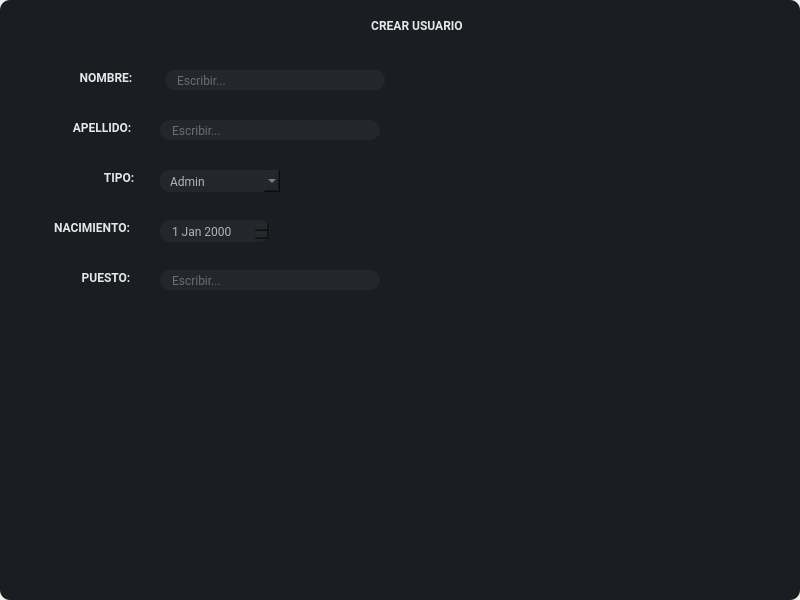
<?xml version="1.0" encoding="UTF-8"?>
<ui version="4.0">
 <class>MainWindow</class>
 <widget class="QMainWindow" name="MainWindow">
  <property name="geometry">
   <rect>
    <x>0</x>
    <y>0</y>
    <width>800</width>
    <height>600</height>
   </rect>
  </property>
  <property name="windowTitle">
   <string>MainWindow</string>
  </property>
  <widget class="QWidget" name="centralwidget">
   <layout class="QVBoxLayout" name="verticalLayout">
    <property name="spacing">
     <number>0</number>
    </property>
    <property name="leftMargin">
     <number>0</number>
    </property>
    <property name="topMargin">
     <number>0</number>
    </property>
    <property name="rightMargin">
     <number>0</number>
    </property>
    <property name="bottomMargin">
     <number>0</number>
    </property>
    <item>
     <widget class="QFrame" name="frame">
      <property name="styleSheet">
       <string notr="true">
background-color: #1a1e23;
border-radius: 10px;
padding:0 10px;
color: #b3b3b3;
font-family:Roboto;


</string>
      </property>
      <property name="frameShape">
       <enum>QFrame::StyledPanel</enum>
      </property>
      <property name="frameShadow">
       <enum>QFrame::Raised</enum>
      </property>
      <widget class="QLabel" name="label_titulo">
       <property name="geometry">
        <rect>
         <x>330</x>
         <y>10</y>
         <width>171</width>
         <height>31</height>
        </rect>
       </property>
       <property name="styleSheet">
        <string notr="true">color: rgb(230, 230, 230);
font: 15pt &quot;Roboto&quot;;</string>
       </property>
       <property name="text">
        <string>&lt;html&gt;&lt;head/&gt;&lt;body&gt;&lt;p align=&quot;center&quot;&gt;&lt;span style=&quot; font-weight:600;&quot;&gt;CREAR USUARIO&lt;/span&gt;&lt;/p&gt;&lt;/body&gt;&lt;/html&gt;</string>
       </property>
      </widget>
      <widget class="QLabel" name="label_nombre">
       <property name="geometry">
        <rect>
         <x>36</x>
         <y>70</y>
         <width>140</width>
         <height>20</height>
        </rect>
       </property>
       <property name="styleSheet">
        <string notr="true">color: rgb(230, 230, 230);
font: 15pt &quot;Roboto&quot;;</string>
       </property>
       <property name="lineWidth">
        <number>1</number>
       </property>
       <property name="text">
        <string>&lt;html&gt;&lt;head/&gt;&lt;body&gt;&lt;p align=&quot;center&quot;&gt;&lt;span style=&quot; font-weight:600;&quot;&gt;NOMBRE:&lt;/span&gt;&lt;/p&gt;&lt;/body&gt;&lt;/html&gt;</string>
       </property>
       <property name="alignment">
        <set>Qt::AlignHCenter|Qt::AlignTop</set>
       </property>
       <property name="margin">
        <number>0</number>
       </property>
       <property name="indent">
        <number>0</number>
       </property>
      </widget>
      <widget class="QLabel" name="label_apellido">
       <property name="geometry">
        <rect>
         <x>20</x>
         <y>120</y>
         <width>164</width>
         <height>20</height>
        </rect>
       </property>
       <property name="styleSheet">
        <string notr="true">color: rgb(230, 230, 230);
font: 15pt &quot;Roboto&quot;;</string>
       </property>
       <property name="lineWidth">
        <number>1</number>
       </property>
       <property name="text">
        <string>&lt;html&gt;&lt;head/&gt;&lt;body&gt;&lt;p align=&quot;center&quot;&gt;&lt;span style=&quot; font-weight:600;&quot;&gt;APELLIDO:&lt;/span&gt;&lt;/p&gt;&lt;/body&gt;&lt;/html&gt;</string>
       </property>
       <property name="alignment">
        <set>Qt::AlignHCenter|Qt::AlignTop</set>
       </property>
       <property name="margin">
        <number>0</number>
       </property>
       <property name="indent">
        <number>0</number>
       </property>
      </widget>
      <widget class="QLabel" name="label_tipo">
       <property name="geometry">
        <rect>
         <x>49</x>
         <y>170</y>
         <width>140</width>
         <height>20</height>
        </rect>
       </property>
       <property name="styleSheet">
        <string notr="true">color: rgb(230, 230, 230);
font: 15pt &quot;Roboto&quot;;</string>
       </property>
       <property name="lineWidth">
        <number>1</number>
       </property>
       <property name="text">
        <string>&lt;html&gt;&lt;head/&gt;&lt;body&gt;&lt;p align=&quot;center&quot;&gt;&lt;span style=&quot; font-weight:600;&quot;&gt;TIPO:&lt;/span&gt;&lt;/p&gt;&lt;/body&gt;&lt;/html&gt;</string>
       </property>
       <property name="alignment">
        <set>Qt::AlignHCenter|Qt::AlignTop</set>
       </property>
       <property name="margin">
        <number>0</number>
       </property>
       <property name="indent">
        <number>0</number>
       </property>
      </widget>
      <widget class="QLabel" name="label_nacimiento">
       <property name="geometry">
        <rect>
         <x>27</x>
         <y>220</y>
         <width>130</width>
         <height>20</height>
        </rect>
       </property>
       <property name="styleSheet">
        <string notr="true">color: rgb(230, 230, 230);
font: 15pt &quot;Roboto&quot;;</string>
       </property>
       <property name="lineWidth">
        <number>1</number>
       </property>
       <property name="text">
        <string>&lt;html&gt;&lt;head/&gt;&lt;body&gt;&lt;p align=&quot;center&quot;&gt;&lt;span style=&quot; font-weight:600;&quot;&gt;NACIMIENTO:&lt;/span&gt;&lt;/p&gt;&lt;/body&gt;&lt;/html&gt;</string>
       </property>
       <property name="alignment">
        <set>Qt::AlignHCenter|Qt::AlignTop</set>
       </property>
       <property name="margin">
        <number>0</number>
       </property>
       <property name="indent">
        <number>0</number>
       </property>
      </widget>
      <widget class="QLabel" name="label_nacimiento_2">
       <property name="geometry">
        <rect>
         <x>41</x>
         <y>270</y>
         <width>130</width>
         <height>20</height>
        </rect>
       </property>
       <property name="styleSheet">
        <string notr="true">color: rgb(230, 230, 230);
font: 15pt &quot;Roboto&quot;;</string>
       </property>
       <property name="lineWidth">
        <number>1</number>
       </property>
       <property name="text">
        <string>&lt;html&gt;&lt;head/&gt;&lt;body&gt;&lt;p align=&quot;center&quot;&gt;&lt;span style=&quot; font-weight:600;&quot;&gt;PUESTO:&lt;/span&gt;&lt;/p&gt;&lt;/body&gt;&lt;/html&gt;</string>
       </property>
       <property name="alignment">
        <set>Qt::AlignHCenter|Qt::AlignTop</set>
       </property>
       <property name="margin">
        <number>0</number>
       </property>
       <property name="indent">
        <number>0</number>
       </property>
      </widget>
      <widget class="QLineEdit" name="lineEdit_nombre">
       <property name="geometry">
        <rect>
         <x>165</x>
         <y>70</y>
         <width>220</width>
         <height>20</height>
        </rect>
       </property>
       <property name="styleSheet">
        <string notr="true">QLineEdit{
background-color: #23262b;
border-radius: 10px;
padding:0 10px;
color: #b3b3b3;
font-family:Roboto;

}


QLineEdit:focus{
border: 1px solid rgb(75, 75, 75);
}</string>
       </property>
       <property name="text">
        <string/>
       </property>
       <property name="cursorPosition">
        <number>0</number>
       </property>
       <property name="placeholderText">
        <string>Escribir...</string>
       </property>
      </widget>
      <widget class="QLineEdit" name="lineEdit_apellido">
       <property name="geometry">
        <rect>
         <x>160</x>
         <y>120</y>
         <width>220</width>
         <height>20</height>
        </rect>
       </property>
       <property name="layoutDirection">
        <enum>Qt::RightToLeft</enum>
       </property>
       <property name="styleSheet">
        <string notr="true">QLineEdit{
background-color: #23262b;
border-radius: 10px;
padding:0 10px;
color: #b3b3b3;
font-family:Roboto;

}


QLineEdit:focus{
border: 1px solid rgb(75, 75, 75);
}</string>
       </property>
       <property name="text">
        <string/>
       </property>
       <property name="cursorPosition">
        <number>0</number>
       </property>
       <property name="placeholderText">
        <string>Escribir...</string>
       </property>
      </widget>
      <widget class="QComboBox" name="comboBox_tipo">
       <property name="geometry">
        <rect>
         <x>160</x>
         <y>170</y>
         <width>120</width>
         <height>22</height>
        </rect>
       </property>
       <property name="styleSheet">
        <string notr="true">background-color: #23262b;
border-radius: 10px;
padding:0 10px;
color: #b3b3b3;
font-family:Roboto;
</string>
       </property>
       <item>
        <property name="text">
         <string>Admin</string>
        </property>
       </item>
       <item>
        <property name="text">
         <string>User</string>
        </property>
       </item>
      </widget>
      <widget class="QDateEdit" name="dateEdit">
       <property name="geometry">
        <rect>
         <x>160</x>
         <y>220</y>
         <width>110</width>
         <height>22</height>
        </rect>
       </property>
       <property name="styleSheet">
        <string notr="true">background-color: #23262b;
border-radius: 10px;
padding:0 10px;
color: #b3b3b3;
font-family:Roboto;
</string>
       </property>
      </widget>
      <widget class="QLineEdit" name="lineEdit_apellido_2">
       <property name="geometry">
        <rect>
         <x>160</x>
         <y>270</y>
         <width>220</width>
         <height>20</height>
        </rect>
       </property>
       <property name="styleSheet">
        <string notr="true">QLineEdit{
background-color: #23262b;
border-radius: 10px;
padding:0 10px;
color: #b3b3b3;
font-family:Roboto;

}


QLineEdit:focus{
border: 1px solid rgb(75, 75, 75);
}</string>
       </property>
       <property name="text">
        <string/>
       </property>
       <property name="cursorPosition">
        <number>0</number>
       </property>
       <property name="placeholderText">
        <string>Escribir...</string>
       </property>
      </widget>
     </widget>
    </item>
   </layout>
  </widget>
 </widget>
 <resources/>
 <connections/>
</ui>
